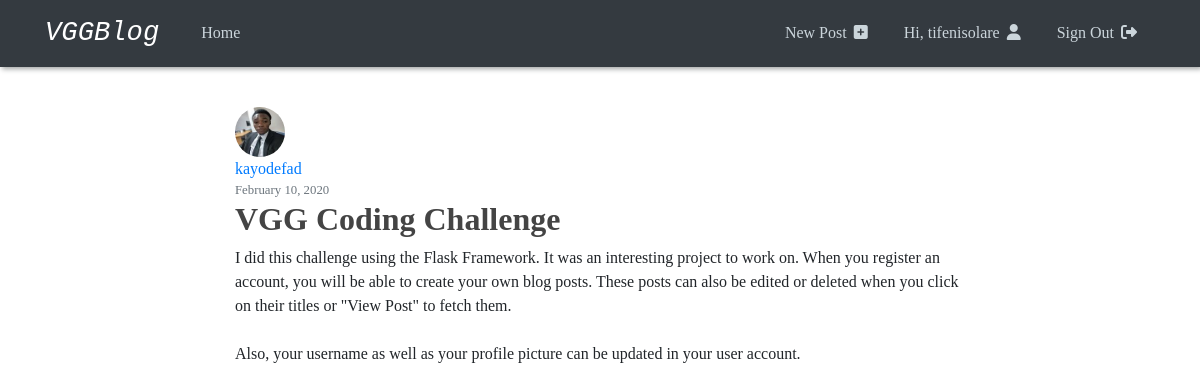
The app's page /post/1 (signed in) with its own data.
### vggblog/models.py (models this page shows, shortened)
class User(db.Model, UserMixin):
  id = db.Column(db.Integer, primary_key=True)
  username = db.Column(db.String(20), unique=True, nullable=False)
  image_file = db.Column(db.String(20), nullable=False, default='default.jpg')
  password = db.Column(db.String(60), nullable=False)
  posts = db.relationship('Post', backref='author', lazy=True)

class Post(db.Model):
  id = db.Column(db.Integer, primary_key=True)
  title = db.Column(db.String(100), nullable=False)
  date_posted = db.Column(db.DateTime, nullable=False, default=datetime.utcnow)
  content = db.Column(db.Text, nullable=False)
  user_id = db.Column(db.Integer, db.ForeignKey('user.id'), nullable=False)

### vggblog/routes.py (the view)
@app.route('/post/<int:post_id>')
def post(post_id):
  post = Post.query.get_or_404(post_id)
  return render_template('post.html', title=post.title, post=post)

### vggblog/models.py (called while the page is built)
@login_manager.user_loader
def load_user(user_id):
  return User.query.get(int(user_id))

### vggblog/templates/post.html (shortened to what this page needs)
{% extends "layout.html" %}
{% block content %}
  <article class="content-section">
    <img class="rounded-circle article-img" src="{{url_for('static', filename='profile_pics/' + post.author.image_file)}}" alt="">
    <div class="media-body">
      <div class="article-metadata">
        <a class="mr-2" href="#">{{ post.author.username }}</a>
        <small class="text-muted">{{ post.date_posted.strftime('%B %d, %Y') }}</small>
      </div>
      <h2 class="article-title">{{ post.title }}</h2>
      <p class="article-content">{{ post.content }}</p>
    </div>
  </article>
{% endblock content %}

### vggblog/templates/layout.html (shortened to what this page needs)
<!DOCTYPE html>
<html lang="en">
  <head>
    <link
      rel="stylesheet"
      href="https://stackpath.bootstrapcdn.com/bootstrap/4.4.1/css/bootstrap.min.css"
    />
    <link rel="stylesheet" type="text/css" href="{{ url_for('static', filename='main.css') }}">
  </head>
  <body>
    <header class="site-header">
      <nav class="navbar navbar-expand-md navbar-dark bg-dark">
        <div class="container">
          <a class="navbar-brand mr-4" href="{{ url_for('home') }}">VGGBlog</a>
          <div class="collapse navbar-collapse" id="navbarToggle">
            <div class="navbar-nav mr-auto">
              <a class="nav-item nav-link" href="{{ url_for('home') }}">Home</a>
            </div>
            <div class="navbar-nav">
              {% if current_user.is_authenticated %}
              <a class="nav-item nav-link" href="{{ url_for('new_post') }}">New Post <i class="fas fa-plus-square"></i></a>
              <a class="nav-item nav-link" href="{{ url_for('account') }}">Hi, {{current_user.username}} <i class="fas fa-user"></i></a s>
              <a class="nav-item nav-link" href="{{ url_for('logout') }}">Sign Out <i class="fas fa-sign-out-alt"></i></a>
              {% else %}
              <a class="nav-item nav-link" href="{{ url_for('login') }}">Sign In <i class="fas fa-sign-in-alt"></i></a>
              <a class="nav-item nav-link" href="{{ url_for('register') }}">Become a Member <i class="fas fa-hand-point-right"></i></a>
              {% endif %}
            </div>
          </div>
        </div>
      </nav>
    </header>
    <main role="main" class="container">
    <div class="row">
      <div class="col-md-8 mx-auto">
        {% block content %}{% endblock %}
      </div>
    </div>
    </main>
  </body>
</html>

### vggblog/static/main.css (style rules this page uses)
body { font-family: Cambria, Cochin, Georgia, Times, 'Times New Roman', serif; }
h1, h2, h3, h4, h5, h6 { color: #444444; }
header { position: sticky; top: 0; z-index: 50; box-shadow: 2px 2px 5px rgb(161, 163, 163); }
.site-header .navbar-brand { font-family: 'Cookie', cursive; font-family: 'Courier New', Courier, monospace; font-style: italic; font-size: 1.7rem; }
.site-header .navbar-nav .nav-link { color: #cbd5db; margin: 0 10px; }
.site-header .navbar-nav i { margin-left: 3px; }
main { margin-top: 2.5rem; }
.article-title { color: #444444; font-weight: bold; }
.article-content { white-space: pre-line; }
.article-img { height: 50px; width: 50px; margin-right: 16px; }
.article-metadata { display: flex; flex-direction: column; }

### records on screen
User: username "tifenisolare"
User: image_file (picture), author.username "kayodefad"
Post: date_posted "February 10, 2020", title "VGG Coding Challenge", content "I did this challenge using the Flask Framework. It was an interesting project to work on. When you register an account, you will be able to create your own blog posts. These posts can also be edited or deleted when you click on their titles or \"View Post\" to fetch them. Also, your username as well as your profile picture can be updated in your user account."
